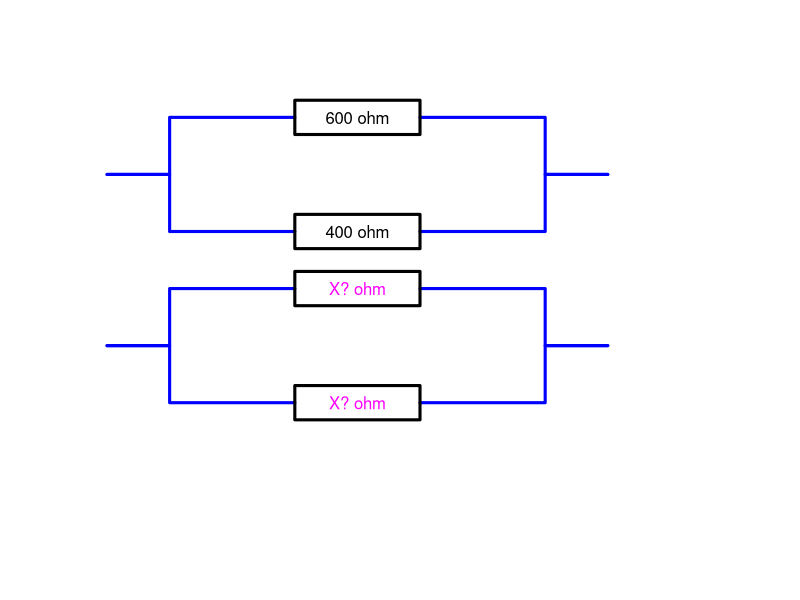

This chart was generated by the following R code:
print('file: MVCCexerciseResistor.R')
print('EXERCISE: replace parallel resistors by 2 resistors with equal resistence')
print(' ---------------------------------------------------')
xp = c(0,1,1,3,3,5,5,3,3,5,5,7,7,8)
yp = c(0,0,1,1,1.3,1.3,0.7,0.7,1.3,1.3,1,1,0,0)
x1 = c(0,1,1,3);
y1 = c(0,0,1,1)
xr = c(3,3,5,5,3,3,5,5)
yr = c(1,1.3,1.3,0.7,0.7,1.3,1.3,1)
x2 = c(5,7,7,8)
y2 = c(1,1,0,0)
# png('HarmonicMeanResistors220222.png',width=16,height=12,units='cm',res=300)
plot(x1,y1,type='l',lwd=3,col='blue',xlab='',ylab='',las=1,cex=0.4,
     bty='n',xaxt='n',yaxt='n',xlim=c(0,10),ylim=c(-4,1)*1.35)
lines(x1,-y1,lwd=3,col='blue')
lines(x2,y2,lwd=3,col='blue')
lines(x2,-y2,lwd=3,col='blue')
lines(xr,yr,lwd=3,col='black')
lines(xr,-yr,lwd=3,col='black')
text(4,1,'600 ohm',col='black')
text(4,-1,'400 ohm',col='black')
dy=3
lines(x1,y1-dy,lwd=3,col='blue')
lines(x1,-y1-dy,lwd=3,col='blue')
lines(x2,y2-dy,lwd=3,col='blue')
lines(x2,-y2-dy,lwd=3,col='blue')
lines(xr,yr-dy,lwd=3,col='black')
lines(xr,-yr-dy,lwd=3,col='black')
text(4,1-dy,'X? ohm',col='magenta')
text(4,-1-dy,'X? ohm',col='magenta')
# dev.off()